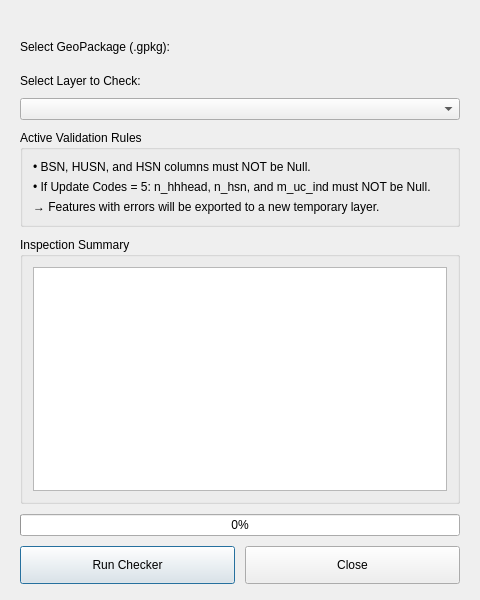
<?xml version="1.0" encoding="UTF-8"?>
<ui version="4.0">
 <class>CheckerDialog</class>
 <widget class="QDialog" name="CheckerDialog">
  <property name="geometry">
   <rect>
    <x>0</x>
    <y>0</y>
    <width>480</width>
    <height>600</height>
   </rect>
  </property>
  <property name="minimumSize">
   <size>
    <width>450</width>
    <height>550</height>
   </size>
  </property>
  <property name="windowTitle">
   <string>GeoFASU_Mod - Data Quality Checker</string>
  </property>
  <layout class="QVBoxLayout" name="mainLayout">
   <property name="spacing">
    <number>10</number>
   </property>
   <property name="leftMargin">
    <number>20</number>
   </property>
   <property name="topMargin">
    <number>16</number>
   </property>
   <property name="rightMargin">
    <number>20</number>
   </property>
   <property name="bottomMargin">
    <number>16</number>
   </property>
   <item>
    <widget class="QLabel" name="iconLabel">
     <property name="text">
      <string/>
     </property>
     <property name="alignment">
      <set>Qt::AlignCenter</set>
     </property>
    </widget>
   </item>
   <item>
    <widget class="QLabel" name="label_file">
     <property name="text">
      <string>Select GeoPackage (.gpkg):</string>
     </property>
    </widget>
   </item>
   <item>
    <widget class="QgsFileWidget" name="gpkgFileWidget">
     <property name="storageMode">
      <enum>QgsFileWidget::GetFile</enum>
     </property>
    </widget>
   </item>
   <item>
    <widget class="QLabel" name="label_layer">
     <property name="text">
      <string>Select Layer to Check:</string>
     </property>
    </widget>
   </item>
   <item>
    <widget class="QComboBox" name="comboxLayer"/>
   </item>
   <item>
    <widget class="QGroupBox" name="groupBoxRules">
     <property name="title">
      <string>Active Validation Rules</string>
     </property>
     <layout class="QVBoxLayout" name="rulesLayout">
      <property name="spacing">
       <number>6</number>
      </property>
      <property name="leftMargin">
       <number>10</number>
      </property>
      <property name="topMargin">
       <number>10</number>
      </property>
      <property name="rightMargin">
       <number>10</number>
      </property>
      <property name="bottomMargin">
       <number>10</number>
      </property>
      <item>
       <widget class="QLabel" name="rule1Label">
        <property name="text">
         <string>• BSN, HUSN, and HSN columns must NOT be Null.</string>
        </property>
       </widget>
      </item>
      <item>
       <widget class="QLabel" name="rule2Label">
        <property name="text">
         <string>• If Update Codes = 5: n_hhhead, n_hsn, and m_uc_ind must NOT be Null.</string>
        </property>
       </widget>
      </item>
      <item>
       <widget class="QLabel" name="ruleActionLabel">
        <property name="text">
         <string>→ Features with errors will be exported to a new temporary layer.</string>
        </property>
       </widget>
      </item>
     </layout>
    </widget>
   </item>
   <item>
    <widget class="QGroupBox" name="groupBoxResults">
     <property name="title">
      <string>Inspection Summary</string>
     </property>
     <layout class="QVBoxLayout" name="resultsLayout">
      <property name="leftMargin">
       <number>10</number>
      </property>
      <property name="topMargin">
       <number>10</number>
      </property>
      <property name="rightMargin">
       <number>10</number>
      </property>
      <property name="bottomMargin">
       <number>10</number>
      </property>
      <item>
       <widget class="QTextEdit" name="resultText">
        <property name="readOnly">
         <bool>true</bool>
        </property>
       </widget>
      </item>
     </layout>
    </widget>
   </item>
   <item>
    <widget class="QProgressBar" name="progressBar">
     <property name="value">
      <number>0</number>
     </property>
     <property name="alignment">
      <set>Qt::AlignCenter</set>
     </property>
    </widget>
   </item>
   <item>
    <layout class="QHBoxLayout" name="buttonsLayout">
     <property name="spacing">
      <number>10</number>
     </property>
     <item>
      <widget class="QPushButton" name="runButton">
       <property name="minimumSize">
        <size>
         <width>0</width>
         <height>38</height>
        </size>
       </property>
       <property name="cursor">
        <cursorShape>PointingHandCursor</cursorShape>
       </property>
       <property name="text">
        <string>Run Checker</string>
       </property>
      </widget>
     </item>
     <item>
      <widget class="QPushButton" name="closeButton">
       <property name="minimumSize">
        <size>
         <width>0</width>
         <height>38</height>
        </size>
       </property>
       <property name="cursor">
        <cursorShape>PointingHandCursor</cursorShape>
       </property>
       <property name="text">
        <string>Close</string>
       </property>
      </widget>
     </item>
    </layout>
   </item>
  </layout>
 </widget>
 <customwidgets>
  <customwidget>
   <class>QgsFileWidget</class>
   <extends>QWidget</extends>
   <header>qgsfilewidget.h</header>
  </customwidget>
 </customwidgets>
 <resources/>
 <connections/>
</ui>
